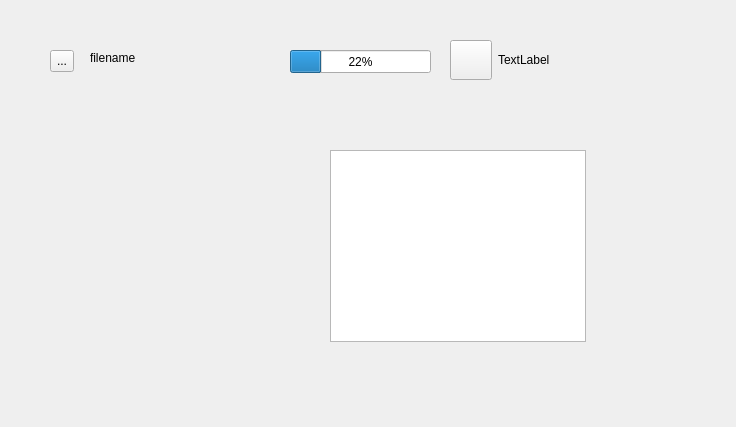
<?xml version="1.0" encoding="UTF-8"?>
<ui version="4.0">
 <class>NetworkControllerWidget</class>
 <widget class="QWidget" name="NetworkControllerWidget">
  <property name="geometry">
   <rect>
    <x>0</x>
    <y>0</y>
    <width>736</width>
    <height>427</height>
   </rect>
  </property>
  <property name="sizePolicy">
   <sizepolicy hsizetype="Preferred" vsizetype="Preferred">
    <horstretch>0</horstretch>
    <verstretch>0</verstretch>
   </sizepolicy>
  </property>
  <property name="windowTitle">
   <string>Form</string>
  </property>
  <widget class="QLabel" name="fileName">
   <property name="geometry">
    <rect>
     <x>90</x>
     <y>50</y>
     <width>53</width>
     <height>16</height>
    </rect>
   </property>
   <property name="text">
    <string>filename</string>
   </property>
  </widget>
  <widget class="QProgressBar" name="progressBar">
   <property name="geometry">
    <rect>
     <x>290</x>
     <y>50</y>
     <width>141</width>
     <height>23</height>
    </rect>
   </property>
   <property name="sizePolicy">
    <sizepolicy hsizetype="Expanding" vsizetype="Expanding">
     <horstretch>0</horstretch>
     <verstretch>0</verstretch>
    </sizepolicy>
   </property>
   <property name="value">
    <number>22</number>
   </property>
   <property name="format">
    <string>%v%</string>
   </property>
  </widget>
  <widget class="QToolButton" name="iconFile">
   <property name="geometry">
    <rect>
     <x>50</x>
     <y>50</y>
     <width>24</width>
     <height>22</height>
    </rect>
   </property>
   <property name="text">
    <string>...</string>
   </property>
  </widget>
  <widget class="QWidget" name="widget" native="true">
   <property name="geometry">
    <rect>
     <x>450</x>
     <y>40</y>
     <width>100</width>
     <height>40</height>
    </rect>
   </property>
   <layout class="QHBoxLayout" name="horizontalLayout">
    <item>
     <widget class="QToolButton" name="iconState">
      <property name="sizePolicy">
       <sizepolicy hsizetype="Preferred" vsizetype="Preferred">
        <horstretch>0</horstretch>
        <verstretch>0</verstretch>
       </sizepolicy>
      </property>
      <property name="text">
       <string/>
      </property>
     </widget>
    </item>
    <item>
     <widget class="QLabel" name="msg">
      <property name="text">
       <string>TextLabel</string>
      </property>
     </widget>
    </item>
   </layout>
  </widget>
  <widget class="QTableWidget" name="tableWidget">
   <property name="geometry">
    <rect>
     <x>330</x>
     <y>150</y>
     <width>256</width>
     <height>192</height>
    </rect>
   </property>
  </widget>
 </widget>
 <resources/>
 <connections/>
</ui>
